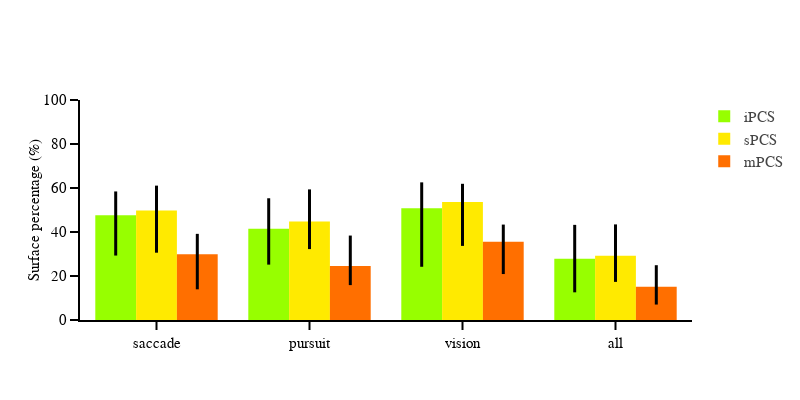

The code cell stored with this chart in its notebook:
### Markdown cell above
## make plot

### Code cell
sub_rois =  ['iPCS', 'sPCS', 'mPCS']
fig = go.Figure()
for i, roi in enumerate(sub_rois):
    df_roi = group_rois_area_categorie_df.loc[group_rois_area_categorie_df['roi']==roi]
    fig.add_trace(go.Bar(
        x=df_roi['categorie'],
        y=df_roi['median'],
        name=roi,  
        marker=dict(color=roi_colors_dict[roi]), 
        error_y=dict(
            type='data',
            array=df_roi['ci_high'] - df_roi['median'], 
            arrayminus=df_roi['median'] - df_roi['ci_low'],  
            visible=True,
            thickness=3,
            width=0,
            color='black'
        ),
        showlegend=True
    ))
    
fig.update_xaxes(showline=True)
fig.update_yaxes(title='Surface percentage (%)', range=[0,100], showline=True)
fig.update_layout(template=fig_template, 
                  barmode='group', 
                  height=400, 
                  width=800)

fig.show()
fig.write_image("/Users/uriel/Downloads/Surface_percentage_4.pdf".format(subject))

### Figure 1 — Plotly figure (JSON) as saved in the notebook; plotly's stock layout.template omitted (floating-point values rounded to 4 significant figures)
{"data": [{"error_y": {"array": [10.78, 13.89, 11.71, 15.45], "arrayminus": [18.35, 16.28, 26.66, 15.22], "color": "black", "thickness": 3, "type": "data", "visible": true, "width": 0}, "marker": {"color": "rgb(151, 255, 0)"}, "name": "iPCS", "showlegend": true, "type": "bar", "x": ["saccade", "pursuit", "vision", "all"], "y": [47.65, 41.45, 50.85, 27.8]}, {"error_y": {"array": [11.33, 14.56, 8.257, 14.25], "arrayminus": [19.16, 12.57, 19.96, 11.87], "color": "black", "thickness": 3, "type": "data", "visible": true, "width": 0}, "marker": {"color": "rgb(255, 234, 0)"}, "name": "sPCS", "showlegend": true, "type": "bar", "x": ["saccade", "pursuit", "vision", "all"], "y": [49.75, 44.8, 53.65, 29.2]}, {"error_y": {"array": [9.258, 13.78, 7.773, 9.757], "arrayminus": [15.95, 8.74, 14.71, 8.127], "color": "black", "thickness": 3, "type": "data", "visible": true, "width": 0}, "marker": {"color": "rgb(255, 111, 0)"}, "name": "mPCS", "showlegend": true, "type": "bar", "x": ["saccade", "pursuit", "vision", "all"], "y": [29.9, 24.6, 35.6, 15.15]}], "layout": {"barmode": "group", "height": 400, "width": 800, "xaxis": {"autorange": true, "range": [-0.5, 3.5], "showline": true, "type": "category"}, "yaxis": {"range": [0, 100], "showline": true, "title": {"text": "Surface percentage (%)"}, "type": "linear"}}}
